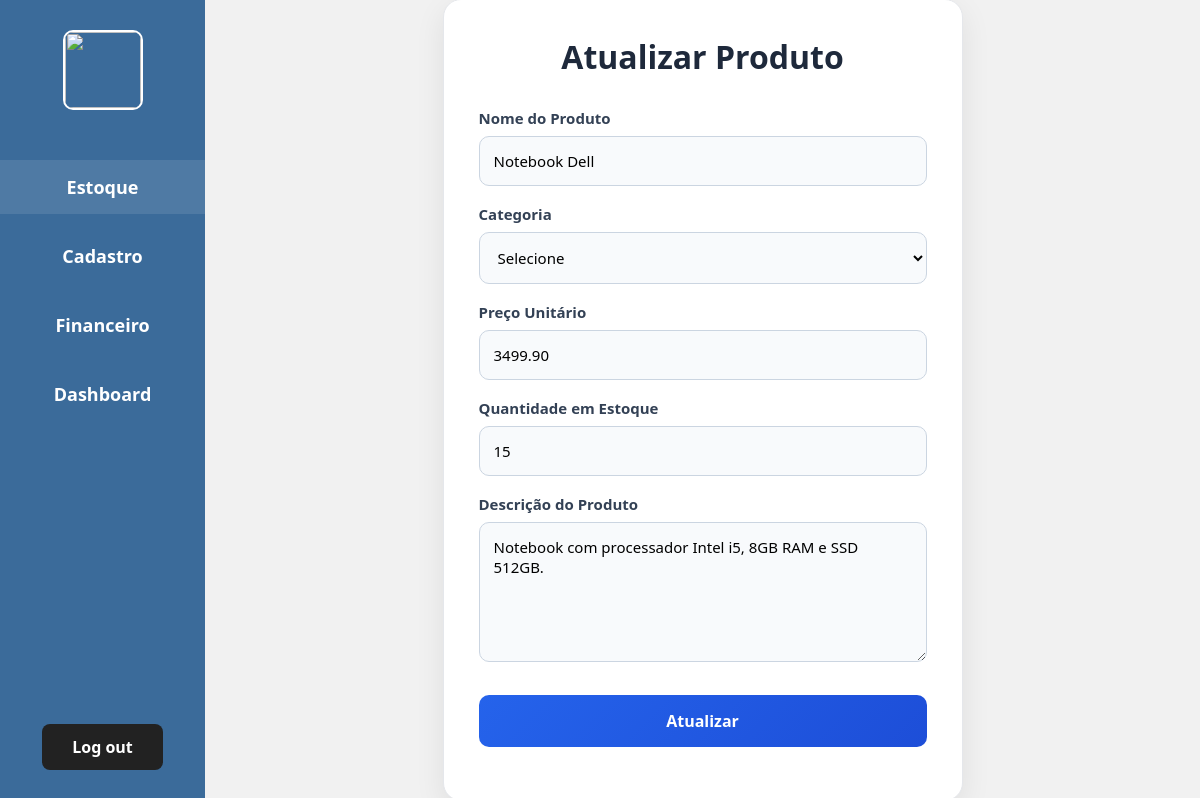
The page /admin/atualizar-produto.php?id=1 on the database as committed earlier.
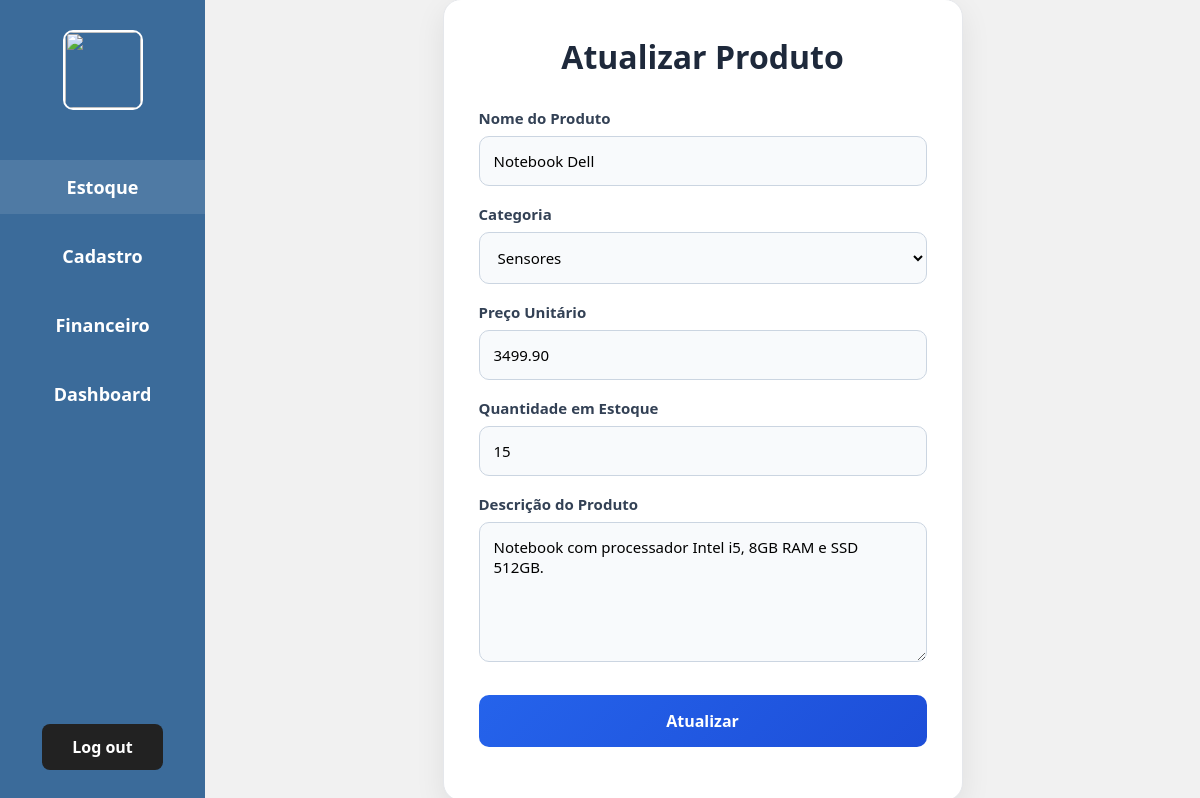
The same page on the database as committed later.
### tables this page shows
CREATE TABLE `produtos` (
  `id_produto` int(11) NOT NULL,
  `nome` varchar(60) NOT NULL,
  `data_cadastro` date NOT NULL DEFAULT curdate(),
  `quantidade_estoque` int(11) NOT NULL,
  `preco_unitario` decimal(10,2) NOT NULL,
  `descricao` varchar(1000) NOT NULL,
  `categoria` varchar(40) NOT NULL,
  `foto` varchar(255) DEFAULT NULL
);

### includes/crud.php (called while the page is built, shortened)
<?php
try {
    function read($pdo, $table, $where = null) {
        $sql = "SELECT * FROM $table";
        if ($where) {
            $sql .= " WHERE $where";
        }
        $stmt = $pdo->query($sql);
        return $stmt->fetch(PDO::FETCH_ASSOC);
    }
} catch (PDOException $e) {
    die("Erro de conexão: " . $e->getMessage());
}

### admin/atualizar-produto.php (the view, shortened to what this page needs)
<?php
require_once "../includes/crud.php";
require_once "../includes/session.php";
$idProduto = $_GET['id'] ?? null;
$produto = read($pdo, 'produtos',"id_produto = $idProduto" );
?>
<!DOCTYPE html>
<html lang="pt-BR">
<head>
    <link rel="stylesheet" href="../assets/cadastrar.css">
    <link rel="stylesheet" href="../assets/estoque.css">
</head>
<body>
<?php require_once "../includes/sidebar.php"; ?>
<div class="container">
    <form method="POST" enctype="multipart/form-data" class="form">
        <h2 class="h2">Atualizar Produto</h2>
        <label>Nome do Produto</label>
        <input
            type="text"
            name="nome"
            value="<?= $produto['nome'] ?? '' ?>"
            required
        >
        <label>Categoria</label>
        <select name="categoria" required>
    <option value="">Selecione</option>
    <option
        value="Sensores"
        <?= $produto['categoria'] == 'Sensores' ? 'selected' : '' ?>
    >
        Sensores
    </option>
</select>
        <label>Preço Unitário</label>
        <input
            type="number"
            step="0.01"
            name="preco_unitario"
            value="<?= $produto['preco_unitario'] ??''?>"
        >
        <label>Quantidade em Estoque</label>
        <input
            type="number"
            name="quantidade_estoque"
            value="<?= $produto['quantidade_estoque']??''?>"
        >
        <label>Descrição do Produto</label>
        <textarea name="descricao"><?= $produto['descricao']??''?></textarea>
        <button type="submit">Atualizar</button>
    </form>
</div>
</body>
</html>

Rows that differ between the two databases and show on the page:
changed produtos "Notebook Dell": categoria (not shown) → "Sensores"
Other text that changed with them:
form field categoria: "Selecione" → (not shown)
